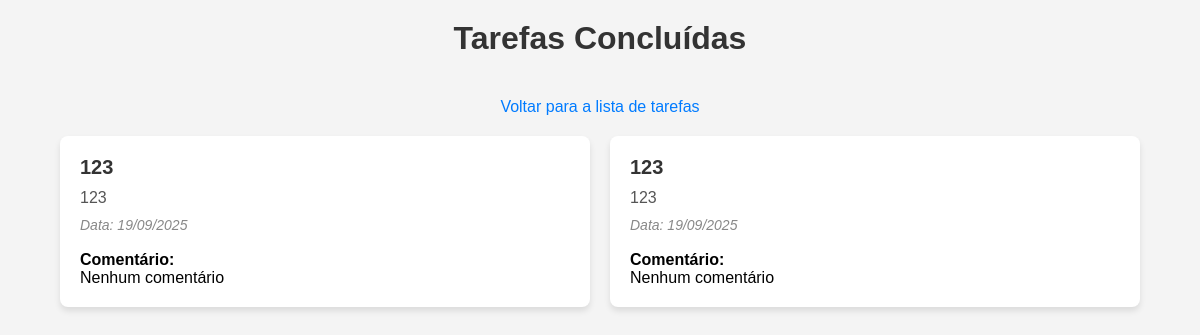
Screenshot of /tasks/done with the database file from the repository.
### app/models/task.py (models this page shows, shortened)
class Task(db.Model):
    id = db.Column(db.Integer, primary_key=True)
    title = db.Column(db.String(100), nullable=False)
    description = db.Column(db.String(200), nullable=True)
    date = db.Column(db.DateTime, nullable=True)
    done = db.Column(db.Boolean, default=False)
    done_comment = db.Column(db.String(300), nullable=True)
    user_email = db.Column(db.String(120), nullable=False)

### app/routes/home.py (the view)
@home_bp.route('/tasks/done')
def list_done_tasks():
    done_tasks = Task.query.filter_by(done=True).all()
    return render_template('done_tasks.html', tasks=done_tasks)

### app/templates/done_tasks.html (shortened to what this page needs)
<!DOCTYPE html>
<html lang="pt-br">
  <head>
  </head>
  <body>
    <h1>Tarefas Concluídas</h1>
    <div class="links">
      <a href="{{ url_for('home.list_tasks') }}"
        >Voltar para a lista de tarefas</a
      >
    </div>
    <div class="tasks-container">
      {% for task in tasks %}
      <div class="task-card">
        <h2>{{ task.title }}</h2>
        <p>{{ task.description }}</p>
        {% if task.date %}
        <em>Data: {{ task.date.strftime('%d/%m/%Y') }}</em>
        {% else %}
        <em>Data: Não especificada</em>
        {% endif %}
        <br />
        <strong>Comentário:</strong> {{ task.done_comment or "Nenhum comentário"
        }}
      </div>
      {% else %}
      <p>Nenhuma tarefa concluída encontrada.</p>
      {% endfor %}
    </div>
  </body>
</html>

### app/templates/done_tasks.html (style rules this page uses)
body { font-family: Arial, sans-serif; background-color: #f4f4f4; margin: 0; padding: 0; display: flex; flex-direction: column; align-items: center; }
h1 { margin-top: 20px; color: #333; }
.links { margin: 20px 0; }
.links a { text-decoration: none; color: #007bff; margin: 0 10px; font-size: 16px; }
.tasks-container { display: grid; grid-template-columns: repeat(auto-fit, minmax(300px, 1fr)); gap: 20px; width: 90%; max-width: 1200px; margin-bottom: 20px; }
.task-card { background: #fff; border-radius: 8px; box-shadow: 0 4px 6px rgba(0, 0, 0, 0.1); padding: 20px; text-align: left; display: flex; flex-direction: column; justify-content: space-between; }
.task-card h2 { margin: 0; font-size: 20px; color: #333; }
.task-card p { margin: 10px 0; color: #555; }
.task-card em { color: #888; font-size: 14px; }

### rows the page displays
Task: title "123", description "123", date "19/09/2025", done_comment "Nenhum comentário"
Task: title "123", description "123", date "19/09/2025", done_comment "Nenhum comentário"
